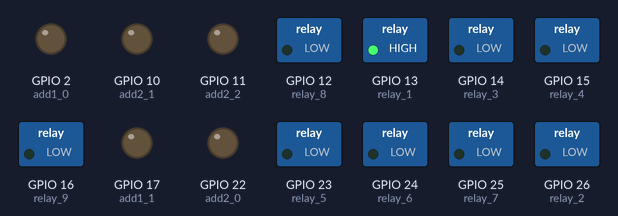
This program was run on a simulated Raspberry Pi (BCM pin numbers). On the bench: switched loads named in the program (green lamp = pin HIGH), output pins drawn as LEDs (lit = HIGH).

Above: at 0.1 s.
At 4.1 s:
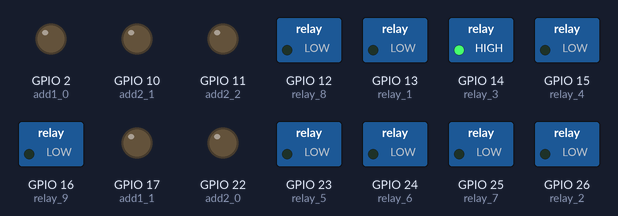
At 10.1 s:
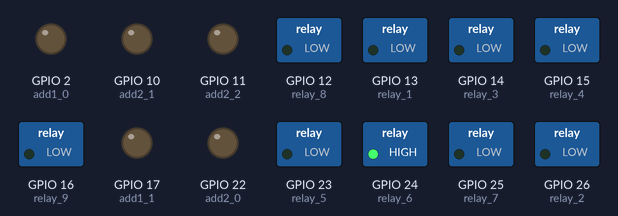
At 20.1 s:
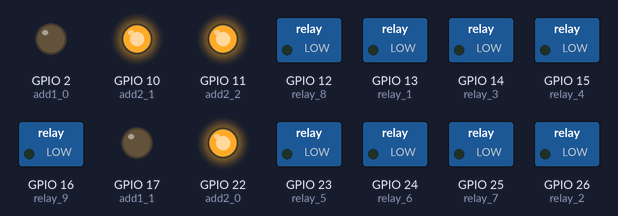
At 30.1 s:
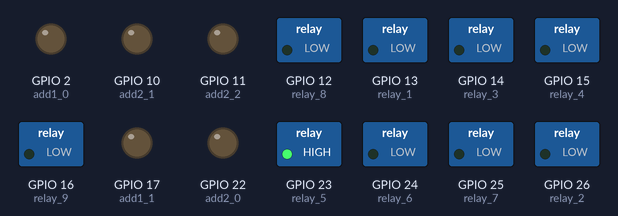
At 39.1 s:
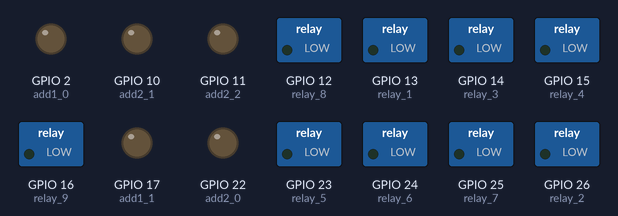
Timing chart, 0 to 40.0 s (numbered marks = the images above):
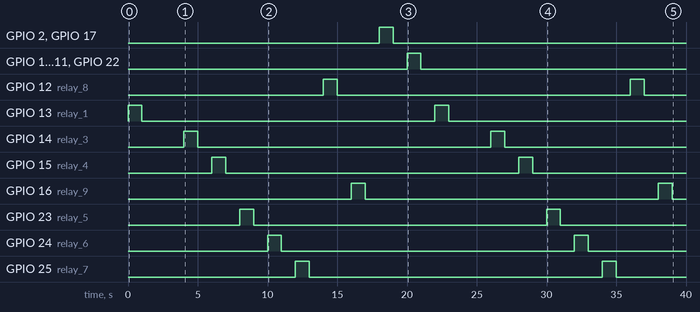

Measured:
- by itself, GPIO 2 (add1_0), GPIO 17 (add1_1): LOW → HIGH at 18.0 s, → LOW 1.0 s later
- by itself, GPIO 10 (add2_1), GPIO 11 (add2_2), GPIO 22 (add2_0): LOW → HIGH at 20.0 s, → LOW 1.0 s later
- by itself, GPIO 12 (relay_8), GPIO 13 (relay_1), GPIO 14 (relay_3), GPIO 15 (relay_4), GPIO 16 (relay_9), GPIO 23 (relay_5), GPIO 24 (relay_6), GPIO 25 (relay_7), GPIO 26 (relay_2): alternates HIGH for 1.0 s and LOW for 21.0 s

The program:

blinkPi.py
```python
import RPi.GPIO as GPIO
import time

GPIO.setmode(GPIO.BCM)
GPIO.setwarnings(False)

relay_1 = 13
relay_2 = 26
relay_3 = 14
relay_4 = 15
relay_5 = 23
relay_6 = 24
relay_7 = 25
relay_8 = 12
relay_9 = 16

add1_0 = 2
add1_1 = 17

add2_0 = 22
add2_1 = 10
add2_2 = 11

GPIO.setup(relay_1, GPIO.OUT)
GPIO.setup(relay_2, GPIO.OUT)
GPIO.setup(relay_3, GPIO.OUT)
GPIO.setup(relay_4, GPIO.OUT)
GPIO.setup(relay_5, GPIO.OUT)
GPIO.setup(relay_6, GPIO.OUT)
GPIO.setup(relay_7, GPIO.OUT)
GPIO.setup(relay_8, GPIO.OUT)
GPIO.setup(relay_9, GPIO.OUT)
GPIO.setup(add1_0, GPIO.OUT)
GPIO.setup(add1_1, GPIO.OUT)
GPIO.setup(add2_0, GPIO.OUT)
GPIO.setup(add2_1, GPIO.OUT)
GPIO.setup(add2_2, GPIO.OUT)

while(True):
	GPIO.output(relay_1, GPIO.HIGH)
	time.sleep(1)
	GPIO.output(relay_1, GPIO.LOW)
	time.sleep(1)
	GPIO.output(relay_2, GPIO.HIGH)
	time.sleep(1)
	GPIO.output(relay_2, GPIO.LOW)
	time.sleep(1)
	GPIO.output(relay_3, GPIO.HIGH)
	time.sleep(1)
	GPIO.output(relay_3, GPIO.LOW)
	time.sleep(1)
	GPIO.output(relay_4, GPIO.HIGH)
	time.sleep(1)
	GPIO.output(relay_4, GPIO.LOW)
	time.sleep(1)
	GPIO.output(relay_5, GPIO.HIGH)
	time.sleep(1)
	GPIO.output(relay_5, GPIO.LOW)
	time.sleep(1)
	GPIO.output(relay_6, GPIO.HIGH)
	time.sleep(1)
	GPIO.output(relay_6, GPIO.LOW)
	time.sleep(1)
	GPIO.output(relay_7, GPIO.HIGH)
	time.sleep(1)
	GPIO.output(relay_7, GPIO.LOW)
	time.sleep(1)
	GPIO.output(relay_8, GPIO.HIGH)
	time.sleep(1)
	GPIO.output(relay_8, GPIO.LOW)
	time.sleep(1)
	GPIO.output(relay_9, GPIO.HIGH)
	time.sleep(1)
	GPIO.output(relay_9, GPIO.LOW)
	time.sleep(1)

	GPIO.output(add1_0, GPIO.HIGH)
	GPIO.output(add1_1, GPIO.HIGH)
	time.sleep(1)
	GPIO.output(add1_0, GPIO.LOW)
	GPIO.output(add1_1, GPIO.LOW)
	time.sleep(1)

	GPIO.output(add2_0, GPIO.HIGH)
	GPIO.output(add2_1, GPIO.HIGH)
	GPIO.output(add2_2, GPIO.HIGH)
	time.sleep(1)
	GPIO.output(add2_0, GPIO.LOW)
	GPIO.output(add2_1, GPIO.LOW)
	GPIO.output(add2_2, GPIO.LOW)
	time.sleep(1)
```
